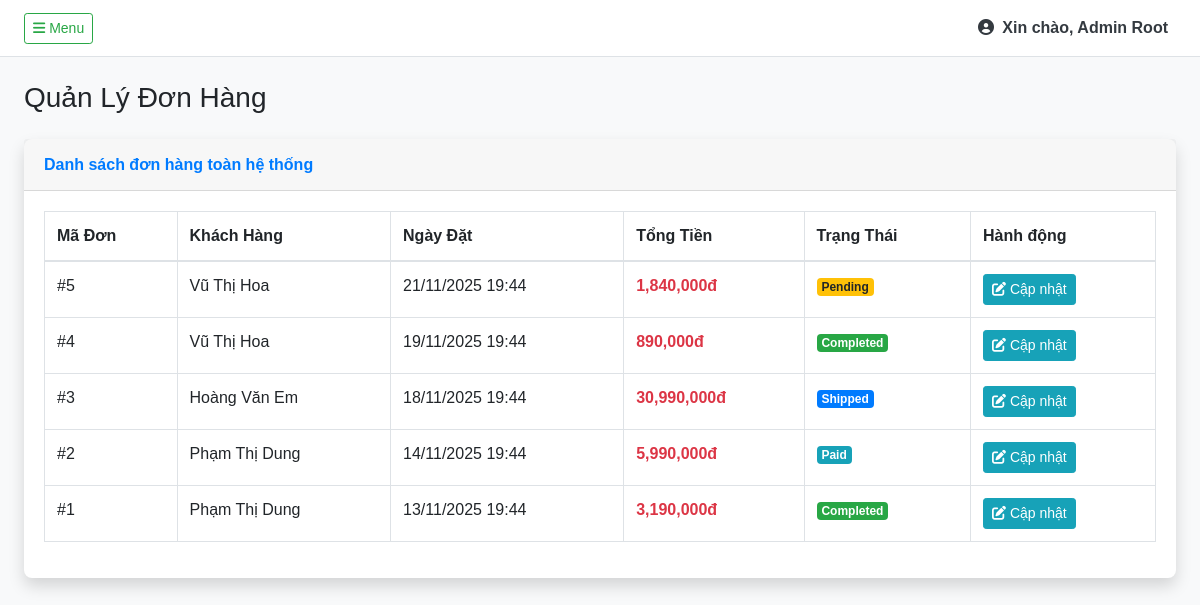
The app's page /page/AdminPage/OrderPage/orders_list.php (signed in) with its own data.
### tables this page shows
CREATE TABLE `orders` (
  `oid` int(11) NOT NULL,
  `aid` int(11) NOT NULL,
  `order_date` datetime NOT NULL DEFAULT current_timestamp(),
  `total_amount` decimal(10,2) NOT NULL,
  `status` enum('pending','paid','shipped','completed','cancelled') NOT NULL DEFAULT 'pending'
);

### page/AdminPage/OrderPage/orders_list.php (the view, shortened to what this page needs)
<?php
require_once '../Layout/header.php';
$sql = "SELECT o.*, CONCAT(a.afname, ' ', a.alname) as customer_name
        FROM orders o
        JOIN acc a ON o.aid = a.aid
        ORDER BY o.order_date DESC";
$result = $conn->query($sql);
?>
<h1 class="h3 mb-4 text-gray-800">Quản Lý Đơn Hàng</h1>
<div class="card shadow mb-4">
    <div class="card-header py-3"><h6 class="m-0 font-weight-bold text-primary">Danh sách đơn hàng toàn hệ thống</h6></div>
    <div class="card-body">
        <div class="table-responsive">
            <table class="table table-bordered" width="100%">
                <thead>
                    <tr>
                        <th>Mã Đơn</th>
                        <th>Khách Hàng</th>
                        <th>Ngày Đặt</th>
                        <th>Tổng Tiền</th>
                        <th>Trạng Thái</th>
                        <th>Hành động</th>
                    </tr>
                </thead>
                <tbody>
                    <?php if($result) while($row = $result->fetch_assoc()): ?>
                    <tr>
                        <td>#<?= $row['oid'] ?></td>
                        <td><?= htmlspecialchars($row['customer_name']) ?></td>
                        <td><?= date('d/m/Y H:i', strtotime($row['order_date'])) ?></td>
                        <td class="text-danger font-weight-bold"><?= number_format($row['total_amount']) ?>đ</td>
                        <td>
                            <?php
                                $st_colors = ['pending'=>'warning', 'paid'=>'info', 'shipped'=>'primary', 'completed'=>'success', 'cancelled'=>'danger'];
                                $st = $row['status'];
                            ?>
                            <span class="badge badge-<?= $st_colors[$st] ?>"><?= ucfirst($st) ?></span>
                        </td>
                        <td>
                            <button class="btn btn-sm btn-info"
                                    data-toggle="modal" data-target="#modalOrder"
                                    onclick="editOrder('<?= $row['oid'] ?>', '<?= $row['status'] ?>')">
                                <i class="fas fa-edit"></i> Cập nhật
                            </button>
                        </td>
                    </tr>
                    <?php endwhile; ?>
                </tbody>
            </table>
        </div>
    </div>
</div>
<?php require_once '../Layout/footer.php'; ?>

### page/AdminPage/Layout/header.php (style rules this page uses)
body { background: #f8f9fa; font-family: sans-serif; overflow-x: hidden; }
.card { border: none; border-radius: 8px; box-shadow: 0 0.15rem 1.75rem 0 rgba(58, 59, 69, 0.15); }

### records on screen
orders: oid "5", customer_name "Vũ Thị Hoa", order_date "21/11/2025 19:44", total_amount "1,840,000", status "Pending"
orders: oid "4", customer_name "Vũ Thị Hoa", order_date "19/11/2025 19:44", total_amount "890,000", status "Completed"
orders: oid "3", customer_name "Hoàng Văn Em", order_date "18/11/2025 19:44", total_amount "30,990,000", status "Shipped"
orders: oid "2", customer_name "Phạm Thị Dung", order_date "14/11/2025 19:44", total_amount "5,990,000", status "Paid"
orders: oid "1", customer_name "Phạm Thị Dung", order_date "13/11/2025 19:44", total_amount "3,190,000", status "Completed"

### other values on screen
$_SESSION['fullname'] "Admin Root"
